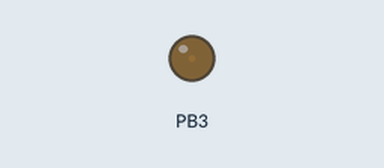
Simulated run of this program. Board: ATmega32, built with avr-gcc and emulated at 16 MHz. Parts: output pins drawn as LEDs (lit = HIGH).

Above: at 0.05 s.
At 6.05 s:
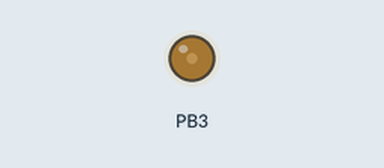
At 19.95 s:
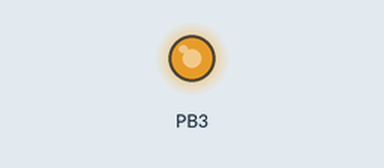
At 39.9 s:
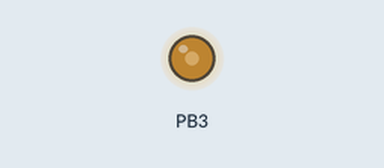
Timing chart, 0 to 40.0 s (numbered marks = the images above):
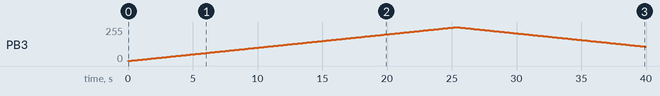

The program:

main.c
```c
/*
 * AVR - Drivers.c
 *
 * Created: 8/25/2023 9:09:53 AM
 * Author : Lenovo
 */

#include "Timer0.h"

TIMER0_Config_t TIMER0_Config;

int main(void)
{

	DIO_SetPinDir(DIO_PORTB, DIO_PIN3, DIO_PIN_OUTPUT);
	DIO_SetPinDir(DIO_PORTA, DIO_PIN5, DIO_PIN_INPUT);

	TIMER0_Config.Timer_Mode = TIMER0_MODE_Fast_PWM_Noninverting;
	TIMER0_Config.Clock_Source = TIMER0_PRESCALER_64;
	TIMER0_Config.IRQ_Enable = TIMER0_IRQ_ENABLE_NONE;
	TIMER0_Config.Initial_Value = 0;
	TIMER0_Config.P_CallBack = NULL;

	TIMER0_init(&TIMER0_Config);

    while (1)
    {
		PWM_varyingDutyCycle();
    }
}
```

Atmega32.h
```c
/*
 * Atmega32.h
 *
 * Created: 8/18/2023 9:29:06 AM
 *  Author: Lenovo
 */


#ifndef ATMEGA32_H_
#define ATMEGA32_H_

#include <stdlib.h>
//====================================================================
//						DIO Base Address
//====================================================================

// PORTA
#define PORTA	(*(volatile uint8_t *)0x3B)
#define DDRA	(*(volatile uint8_t *)0x3A)
#define PINA	(*(volatile uint8_t *)0x39)

// PORTB
#define PORTB	(*(volatile uint8_t *)0x38)
#define DDRB	(*(volatile uint8_t *)0x37)
#define PINB	(*(volatile uint8_t *)0x36)

// PORTC
#define PORTC	(*(volatile uint8_t *)0x35)
#define DDRC	(*(volatile uint8_t *)0x34)
#define PINC	(*(volatile uint8_t *)0x33)

// PORTD
#define PORTD	(*(volatile uint8_t *)0x32)
#define DDRD	(*(volatile uint8_t *)0x31)
#define PIND	(*(volatile uint8_t *)0x30)


//====================================================================
//						EXTI Base Address
//====================================================================

#define SREG	(*(volatile uint8_t *)0x5F)
#define GICR	(*(volatile uint8_t *)0x5B)
#define GIFR	(*(volatile uint8_t *)0x5A)
#define MCUCR	(*(volatile uint8_t *)0x55)
#define MCUCSR	(*(volatile uint8_t *)0x54)


//====================================================================
//						ADC Base Address
//====================================================================

#define ADMUX	(*(volatile uint8_t *)0x27)
#define ADCSRA	(*(volatile uint8_t *)0x26)
#define ADCH	(*(volatile uint8_t *)0x25)
#define ADCL	(*(volatile uint8_t *)0x24)
#define SFIOR	(*(volatile uint8_t *)0x50)


//====================================================================
//						Timer0 Base Address
//====================================================================

#define TCCR0	(*(volatile uint8_t *)0x53)
#define OCR0	(*(volatile uint8_t *)0x5C)
#define TCNT0	(*(volatile uint8_t *)0x52)
#define TIMSK	(*(volatile uint8_t *)0x59)


#endif /* ATMEGA32_H_ */
```

BitMath.h
```c
/*
 * BitMath.h
 *
 * Created: 8/18/2023 9:19:11 AM
 *  Author: Lenovo
 */


#ifndef BITMATH_H_
#define BITMATH_H_

#define SET_BIT(REG, BIT)		(REG |= (1<<BIT))
#define CLEAR_BIT(REG, BIT)		(REG &= ~(1<<BIT))
#define TOGGLE_BIT(REG, BIT)	(REG ^= (1<<BIT))
#define READ_BIT(REG, BIT)		((REG >> BIT) & (0x01))

#endif /* BITMATH_H_ */
```

DIO.c
```c
/*
 * DIO.c
 *
 * Created: 8/18/2023 9:19:35 AM
 *  Author: Lenovo
 */
#include "DIO.h"


void DIO_SetPortDir(uint8_t PORTx, uint8_t dir){

	switch(PORTx){
		case DIO_PORTA:
		DDRA = dir;
		break;

		case DIO_PORTB:
		DDRB = dir;
		break;

		case DIO_PORTC:
		DDRC = dir;
		break;

		case DIO_PORTD:
		DDRD = dir;
		break;

		default:
		break;
	}
}

void DIO_SetPinDir(uint8_t PORTx, uint8_t PINx, uint8_t dir){

	if(dir){
		switch(PORTx){
			case DIO_PORTA:
			SET_BIT(DDRA, PINx);
			break;

			case DIO_PORTB:
			SET_BIT(DDRB, PINx);
			break;

			case DIO_PORTC:
			SET_BIT(DDRC, PINx);
			break;

			case DIO_PORTD:
			SET_BIT(DDRD, PINx);
			break;

			default:
			break;
		}
	}
	else{
		switch(PORTx){
			case DIO_PORTA:
			CLEAR_BIT(DDRA, PINx);
			break;

			case DIO_PORTB:
			CLEAR_BIT(DDRB, PINx);
			break;

			case DIO_PORTC:
			CLEAR_BIT(DDRC, PINx);
			break;

			case DIO_PORTD:
			CLEAR_BIT(DDRD, PINx);
			break;

			default:
			break;
		}
	}
}

void DIO_SetPortVal(uint8_t PORTx, uint8_t value){

	switch(PORTx){
		case DIO_PORTA:
		PORTA = value;
		break;

		case DIO_PORTB:
		PORTB = value;
		break;

		case DIO_PORTC:
		PORTC = value;
		break;

		case DIO_PORTD:
		PORTD = value;
		break;

		default:
		break;
	}
}

void DIO_SetPinVal(uint8_t PORTx, uint8_t PINx, uint8_t value){

	if(value){
		switch(PORTx){
			case DIO_PORTA:
			SET_BIT(PORTA, PINx);
			break;

			case DIO_PORTB:
			SET_BIT(PORTB, PINx);
			break;

			case DIO_PORTC:
			SET_BIT(PORTC, PINx);
			break;

			case DIO_PORTD:
			SET_BIT(PORTD, PINx);
			break;

			default:
			break;
		}
	}
	else{
		switch(PORTx){
			case DIO_PORTA:
			CLEAR_BIT(PORTA, PINx);
			break;

			case DIO_PORTB:
			CLEAR_BIT(PORTB, PINx);
			break;

			case DIO_PORTC:
			CLEAR_BIT(PORTC, PINx);
			break;

			case DIO_PORTD:
			CLEAR_BIT(PORTD, PINx);
			break;

			default:
			break;
		}
	}
}

void DIO_ReadPort(uint8_t PORTx, uint8_t* value){

	switch(PORTx){
		case DIO_PORTA:
		*value = PINA;
		break;

		case DIO_PORTB:
		*value = PINA;
		break;

		case DIO_PORTC:
		*value = PINA;
		break;

		case DIO_PORTD:
		*value = PINA;
		break;

		default:
		break;
	}
}

uint8_t DIO_ReadPin(uint8_t PORTx, uint8_t PINx){
	uint8_t value = 0;

	switch(PORTx){
		case DIO_PORTA:
		value = READ_BIT(PORTA, PINx);
		break;

		case DIO_PORTB:
		value = READ_BIT(PORTB, PINx);
		break;

		case DIO_PORTC:
		value = READ_BIT(PORTC, PINx);
		break;

		case DIO_PORTD:
		value = READ_BIT(PORTD, PINx);
		break;

		default:
		break;
	}

	return value;
}

void DIO_TogglePin(uint8_t PORTx, uint8_t PINx){

	switch(PORTx){
		case DIO_PORTA:
		TOGGLE_BIT(PORTA, PINx);
		break;

		case DIO_PORTB:
		TOGGLE_BIT(PORTB, PINx);
		break;

		case DIO_PORTC:
		TOGGLE_BIT(PORTC, PINx);
		break;

		case DIO_PORTD:
		TOGGLE_BIT(PORTD, PINx);
		break;

		default:
		break;
	}
}
```

DIO.h
```c
/*
 * DIO.h
 *
 * Created: 8/18/2023 9:19:25 AM
 *  Author: Lenovo
 */


#ifndef DIO_H_
#define DIO_H_

#include <stdint.h>
#include "Atmega32.h"
#include "BitMath.h"

#define DIO_PORTA		0
#define DIO_PORTB		1
#define DIO_PORTC		2
#define DIO_PORTD		3

#define DIO_PIN0		0
#define DIO_PIN1		1
#define DIO_PIN2		2
#define DIO_PIN3		3
#define DIO_PIN4		4
#define DIO_PIN5		5
#define DIO_PIN6		6
#define DIO_PIN7		7

#define DIO_PIN_INPUT	0
#define DIO_PIN_OUTPUT	1

#define DIO_PIN_LOW		0
#define DIO_PIN_HIGH	1

#define DIO_PORT_HIGH	0xFF
#define DIO_PORT_LOW	0x00

void DIO_SetPortDir(uint8_t PORTx, uint8_t dir);
void DIO_SetPinDir(uint8_t PORTx, uint8_t PINx, uint8_t dir);

void DIO_SetPortVal(uint8_t PORTx, uint8_t value);
void DIO_SetPinVal(uint8_t PORTx, uint8_t PINx, uint8_t value);

void DIO_ReadPort(uint8_t PORTx, uint8_t* value);
uint8_t DIO_ReadPin(uint8_t PORTx, uint8_t PINx);

void DIO_TogglePin(uint8_t PORTx, uint8_t PINx);

#endif /* DIO_H_ */
```

EXTI.c
```c
/*
 * EXTI.c
 *
 * Created: 8/19/2023 10:13:25 AM
 *  Author: Lenovo
 */

#include "EXTI.h"

void Global_IRQ_init(void){

	#if	GLOBAL_IRQ == GLOBAL_IRQ_Enable
	SET_BIT(SREG, 7);
	#elif GLOBAL_IRQ == GLOBAL_IRQ_Disable
	CLEAR_BIT(SREG, 7);
	#endif
}

void EXTI_init(EXTI_Config_t *EXTI_Config){

	Global_IRQ_init();

	//External Interrupt Request X Enable
	SET_BIT(GICR, EXTI_Config->IRQ_EN);

	if(EXTI_Config->IRQ_Source == EXTI0){
		MCUCR |= ((EXTI_Config->Trigger) << 0);
	}
	else if(EXTI_Config->IRQ_Source == EXTI1){
		MCUCR |= ((EXTI_Config->Trigger) << 2);
	}
	else if(EXTI_Config->IRQ_Source == EXTI2){
		MCUCSR |= ((EXTI_Config->Trigger) << 6);
	}
}
```

EXTI.h
```c
/*
 * EXTI.h
 *
 * Created: 8/19/2023 10:12:51 AM
 *  Author: Lenovo
 */


#ifndef EXTI_H_
#define EXTI_H_

#include <avr/interrupt.h>
#include "EXTI_Config.h"
#include "DIO.h"

//====================================================================
//						Configuration Structure
//====================================================================

typedef struct{
	uint8_t		IRQ_Source;					//Specifies the source of Interrupt based on @ref EXTIX_define
	uint8_t		Trigger;					//Specifies Rising/Falling/Both based on @ref EXTI_Trigger_define
	uint8_t		IRQ_EN;						//Enable and Disable EXIT based on @ref EXTIX_Enable_define
	uint8_t		Flag_Clear;					//Specifies EXTIxGPIO Mapping based on @ref EXTIX_Clear_Flag
}EXTI_Config_t;

//extern EXTI_Config_t *EXTI_Config;
//====================================================================
//								APIs
//====================================================================

void Global_IRQ_init(void);
void EXTI_init(EXTI_Config_t *EXTI_Config);

#endif /* EXTI_H_ */
```

EXTI_Config.h
```c
/*
 * EXTI_Config.h
 *
 * Created: 8/19/2023 10:55:09 AM
 *  Author: Lenovo
 */


#ifndef EXTI_CONFIG_H_
#define EXTI_CONFIG_H_


//====================================================================
//						Macros Configuration Reference
//====================================================================

//-----------------------------
//@ref GLOBAL_IRQ_define (SREG)
//-----------------------------

#define GLOBAL_IRQ_Enable				1
#define GLOBAL_IRQ_Disable				0
#define GLOBAL_IRQ						GLOBAL_IRQ_Enable

//-----------------------------
//@ref EXTIX_define
//-----------------------------

#define EXTI0							0
#define EXTI1							1
#define EXTI2							2

//-----------------------------
//@ref EXTI_Trigger_define (MCUCR)
//-----------------------------

#define EXTI_Trigger_LowLevel			0
#define EXTI_Trigger_RisingAndFalling	1
#define EXTI_Trigger_Falling			2
#define EXTI_Trigger_Rising				3

//-----------------------------
//@ref EXTI_Trigger_define (MCUCSR)
//-----------------------------

#define EXTI2_Trigger_Falling			0
#define EXTI2_Trigger_Rising			1

//-----------------------------
//@ref EXTIX_Enable_define (GICR)
//-----------------------------

#define EXTI0_Enable					6
#define EXTI1_Enable					7
#define EXTI2_Enable					5

//-----------------------------
//@ref EXTIX_Clear_Flag (GIFR)
//-----------------------------

#define EXTI0_Clear_Flag				6
#define EXTI1_Clear_Flag				7
#define EXTI2_Clear_Flag				5


#endif /* EXTI_CONFIG_H_ */
```

Timer0.c
```c
/*
 * Timer0.c
 *
 * Created: 8/25/2023 10:03:45 AM
 *  Author: Lenovo
 */

#include "Timer0.h"
#include <util/delay.h>
#define F_CPU 16000000UL

void (*GP_IRQ_CallBack)(void) = NULL;

TIMER0_Config_t Global_TIMER0_Config;

void TIMER0_init(TIMER0_Config_t* TIMER0_Config){

	Global_TIMER0_Config = *TIMER0_Config;

	//-----------------------------
	//1) Set Timer Mode (TCCR0 >> WGM01)
	//-----------------------------
	TCCR0 |= TIMER0_Config->Timer_Mode;
	if (TIMER0_Config->Timer_Mode != TIMER0_MODE_CTC &&
		TIMER0_Config->Timer_Mode != TIMER0_MODE_NORMAL){
		SET_BIT(OCR0,DIO_PIN3);    //Configure OC0 (PINB3) as Output
	}

	//-----------------------------
	//2) Set Clock Source (TCCR0 >> CS00)
	//-----------------------------
	TCCR0 |= TIMER0_Config->Clock_Source;
	if (TIMER0_Config->Clock_Source == TIMER0_EXTERNAL_RISING_EDGE &&
		TIMER0_Config->Clock_Source == TIMER0_EXTERNAL_FALLING_EDGE){
		SET_BIT(OCR0,DIO_PIN0);  //Configure T0 (PINB0) as Input
	}

	//-----------------------------
	//3) Enable Or Disable IRQ (TIMSK >> TOIE0/OCIE0)
	//-----------------------------
	TIMSK |= TIMER0_Config->IRQ_Enable;
	if (TIMER0_Config->IRQ_Enable != TIMER0_IRQ_ENABLE_NONE){
		sei();
	}

	//-----------------------------
	//4) Set Initial Value (TCCR0 >> WGM01)
	//-----------------------------
	TCNT0 = TIMER0_Config->Initial_Value;

	//-----------------------------
	//5) Call back ISR function
	//-----------------------------
	GP_IRQ_CallBack = TIMER0_Config->P_CallBack;

	//-----------------------------
	//6) Toggle OC0
	//-----------------------------
	//TCCR0 |= 1<<4;
}

void TIMER0_deinit(void)
{
	TCCR0 &= ~(0b111<<0);
}

void TIMER0_getCounterValue(uint8_t* ticks){
	*ticks = TCNT0;
}

void TIMER0_setCompareValue(uint8_t ticks){
	OCR0 = ticks;
}

void PWM_setDutyCycle(uint8_t dutyCycle)
{
	if(Global_TIMER0_Config.Timer_Mode == TIMER0_MODE_Fast_PWM_Noninverting)
	{
		OCR0 = dutyCycle;
	}
	else if(Global_TIMER0_Config.Timer_Mode == TIMER0_MODE_Fast_PWM_Inverting)
	{
		OCR0 = (uint8_t)(255 - dutyCycle);
	}
}

void PWM_varyingDutyCycle(){
	uint8_t duty;
	for(duty = 1; duty < 254; duty++){
		PWM_setDutyCycle(duty);
		_delay_ms(100);
	}
	_delay_ms(50);
	for(duty = 254; duty >= 1; duty--){
		PWM_setDutyCycle(duty);
		_delay_ms(100);
	}
}

ISR(TIMER0_OVF_vect)
{
	//GP_IRQ_CallBack();
}

ISR(TIMER0_COMP_vect)
{
	GP_IRQ_CallBack();
}
```

Timer0.h
```c
/*
 * Timer0.h
 *
 * Created: 8/25/2023 10:04:53 AM
 *  Author: Lenovo
 */


#ifndef TIMER0_H_
#define TIMER0_H_

#include "DIO.h"
#include "Atmega32.h"
#include "EXTI.h"

//====================================================================
//						Configuration Structure
//====================================================================
typedef struct
{
	uint8_t Timer_Mode;					// Specifies Timer Mode (Normal mode or CTC)											>> @ref TIMER0_MODE_DEFINE
	uint8_t Clock_Source;				// Specifies Timer Clock Source (External / Internal)									>> @ref TIMER0_CLOCK_SOURCE_DEFINE
	uint8_t IRQ_Enable;					// Enable or Disable IRQ																>> @ref TIMER0_IRQ_ENABLE_DEFINE
	uint8_t Initial_Value;				// Set the Initial Tick Value
	void (*P_CallBack)(void);			// Set the C Function which will be called once IRQ Happens
}TIMER0_Config_t;


//====================================================================
//						Macros Configuration Reference
//====================================================================

//-----------------------------
//@ref TIMER0_MODE_DEFINE (TCCR0 >> WGM01)
//-----------------------------
#define TIMER0_MODE_NORMAL									(uint8_t)(0x0<<3)
#define TIMER0_MODE_CTC										(uint8_t)(0x1<<3)
#define TIMER0_MODE_Fast_PWM_Inverting				     	(uint8_t)(0xF<<3)
#define TIMER0_MODE_Fast_PWM_Noninverting		   			(uint8_t)(0xD<<3)
#define TIMER0_MODE_Phase_Correct_PWM_Set_DC      	   		(uint8_t)(0x5<<3)
#define TIMER0_MODE_Phase_Correct_PWM_Set_UC      	   		(uint8_t)(0x7<<3)

//-----------------------------
//@ref TIMER0_CLOCK_SOURCE_DEFINE (TCCR0 >> CS00)
//-----------------------------
#define TIMER0_PRESCALER_NONE								(uint8_t)(0b001<<0)
#define TIMER0_PRESCALER_8									(uint8_t)(0b010<<0)
#define TIMER0_PRESCALER_64									(uint8_t)(0b011<<0)
#define TIMER0_PRESCALER_256								(uint8_t)(0b100<<0)
#define TIMER0_PRESCALER_1024								(uint8_t)(0b101<<0)
#define TIMER0_EXTERNAL_FALLING_EDGE						(uint8_t)(0b110<<0)
#define TIMER0_EXTERNAL_RISING_EDGE							(uint8_t)(0b111<<0)

//-----------------------------
//@ref TIMER0_IRQ_ENABLE_DEFINE (TIMSK >> TOIE0/OCIE0)
//-----------------------------
#define TIMER0_IRQ_ENABLE_NONE								((uint8_t)(0))
#define TIMER0_IRQ_ENABLE_TOIE0								((uint8_t)(1<<0))
#define TIMER0_IRQ_ENABLE_OCIE0								((uint8_t)(1<<1))

//====================================================================
//								APIs
//====================================================================

void TIMER0_init(TIMER0_Config_t* TIMER0_Config);
void TIMER0_getCounterValue(uint8_t* ticks);
void TIMER0_setCompareValue(uint8_t ticks);
void PWM_setDutyCycle(uint8_t dutyCycle);
void PWM_varyingDutyCycle();

#endif /* TIMER0_H_ */
```

Measured:
- by itself, PB3: rises from 0/255 to 254/255 in 25.4 s, then falls to 108/255 in 14.6 s
